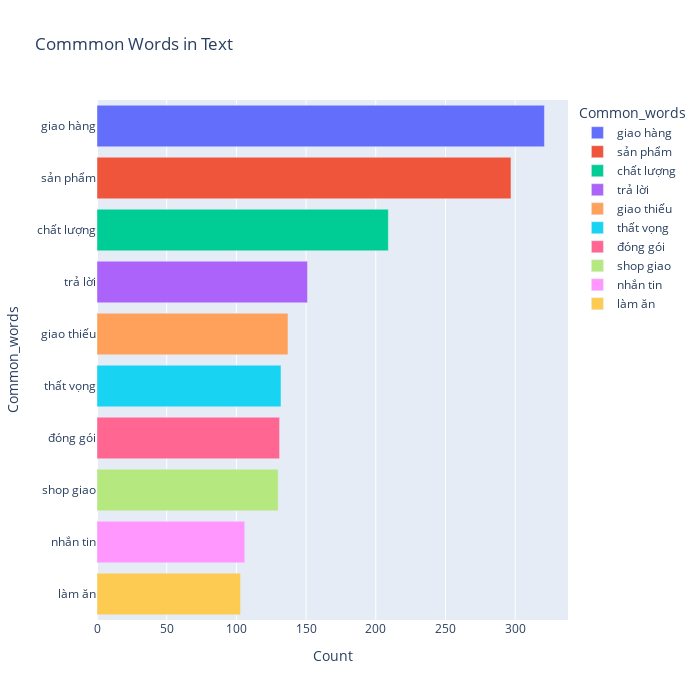

Write notebook code for a chart like this one.
### Code cell
plotCommonWord('negative',10,2)

### Figure 1 — Plotly figure (JSON) as saved in the notebook; plotly's stock layout.template omitted (floating-point values rounded to 4 significant figures)
{"data": [{"alignmentgroup": "True", "hovertemplate": "Common_words=%{y}<br>Count=%{x}<extra></extra>", "legendgroup": "giao hàng", "marker": {"color": "#636efa", "pattern": {"shape": ""}}, "name": "giao hàng", "offsetgroup": "giao hàng", "orientation": "h", "showlegend": true, "textposition": "auto", "type": "bar", "x": [321], "xaxis": "x", "y": ["giao hàng"], "yaxis": "y"}, {"alignmentgroup": "True", "hovertemplate": "Common_words=%{y}<br>Count=%{x}<extra></extra>", "legendgroup": "sản phẩm", "marker": {"color": "#EF553B", "pattern": {"shape": ""}}, "name": "sản phẩm", "offsetgroup": "sản phẩm", "orientation": "h", "showlegend": true, "textposition": "auto", "type": "bar", "x": [297], "xaxis": "x", "y": ["sản phẩm"], "yaxis": "y"}, {"alignmentgroup": "True", "hovertemplate": "Common_words=%{y}<br>Count=%{x}<extra></extra>", "legendgroup": "chất lượng", "marker": {"color": "#00cc96", "pattern": {"shape": ""}}, "name": "chất lượng", "offsetgroup": "chất lượng", "orientation": "h", "showlegend": true, "textposition": "auto", "type": "bar", "x": [209], "xaxis": "x", "y": ["chất lượng"], "yaxis": "y"}, {"alignmentgroup": "True", "hovertemplate": "Common_words=%{y}<br>Count=%{x}<extra></extra>", "legendgroup": "trả lời", "marker": {"color": "#ab63fa", "pattern": {"shape": ""}}, "name": "trả lời", "offsetgroup": "trả lời", "orientation": "h", "showlegend": true, "textposition": "auto", "type": "bar", "x": [151], "xaxis": "x", "y": ["trả lời"], "yaxis": "y"}, {"alignmentgroup": "True", "hovertemplate": "Common_words=%{y}<br>Count=%{x}<extra></extra>", "legendgroup": "giao thiếu", "marker": {"color": "#FFA15A", "pattern": {"shape": ""}}, "name": "giao thiếu", "offsetgroup": "giao thiếu", "orientation": "h", "showlegend": true, "textposition": "auto", "type": "bar", "x": [137], "xaxis": "x", "y": ["giao thiếu"], "yaxis": "y"}, {"alignmentgroup": "True", "hovertemplate": "Common_words=%{y}<br>Count=%{x}<extra></extra>", "legendgroup": "thất vọng", "marker": {"color": "#19d3f3", "pattern": {"shape": ""}}, "name": "thất vọng", "offsetgroup": "thất vọng", "orientation": "h", "showlegend": true, "textposition": "auto", "type": "bar", "x": [132], "xaxis": "x", "y": ["thất vọng"], "yaxis": "y"}, {"alignmentgroup": "True", "hovertemplate": "Common_words=%{y}<br>Count=%{x}<extra></extra>", "legendgroup": "đóng gói", "marker": {"color": "#FF6692", "pattern": {"shape": ""}}, "name": "đóng gói", "offsetgroup": "đóng gói", "orientation": "h", "showlegend": true, "textposition": "auto", "type": "bar", "x": [131], "xaxis": "x", "y": ["đóng gói"], "yaxis": "y"}, {"alignmentgroup": "True", "hovertemplate": "Common_words=%{y}<br>Count=%{x}<extra></extra>", "legendgroup": "shop giao", "marker": {"color": "#B6E880", "pattern": {"shape": ""}}, "name": "shop giao", "offsetgroup": "shop giao", "orientation": "h", "showlegend": true, "textposition": "auto", "type": "bar", "x": [130], "xaxis": "x", "y": ["shop giao"], "yaxis": "y"}, {"alignmentgroup": "True", "hovertemplate": "Common_words=%{y}<br>Count=%{x}<extra></extra>", "legendgroup": "nhắn tin", "marker": {"color": "#FF97FF", "pattern": {"shape": ""}}, "name": "nhắn tin", "offsetgroup": "nhắn tin", "orientation": "h", "showlegend": true, "textposition": "auto", "type": "bar", "x": [106], "xaxis": "x", "y": ["nhắn tin"], "yaxis": "y"}, {"alignmentgroup": "True", "hovertemplate": "Common_words=%{y}<br>Count=%{x}<extra></extra>", "legendgroup": "làm ăn", "marker": {"color": "#FECB52", "pattern": {"shape": ""}}, "name": "làm ăn", "offsetgroup": "làm ăn", "orientation": "h", "showlegend": true, "textposition": "auto", "type": "bar", "x": [103], "xaxis": "x", "y": ["làm ăn"], "yaxis": "y"}], "layout": {"barmode": "relative", "height": 700, "legend": {"title": {"text": "Common_words"}, "tracegroupgap": 0}, "title": {"text": "Commmon Words in Text"}, "width": 700, "xaxis": {"anchor": "y", "domain": [0, 1], "title": {"text": "Count"}}, "yaxis": {"anchor": "x", "categoryarray": ["làm ăn", "nhắn tin", "shop giao", "đóng gói", "thất vọng", "giao thiếu", "trả lời", "chất lượng", "sản phẩm", "giao hàng"], "categoryorder": "array", "domain": [0, 1], "title": {"text": "Common_words"}}}}
